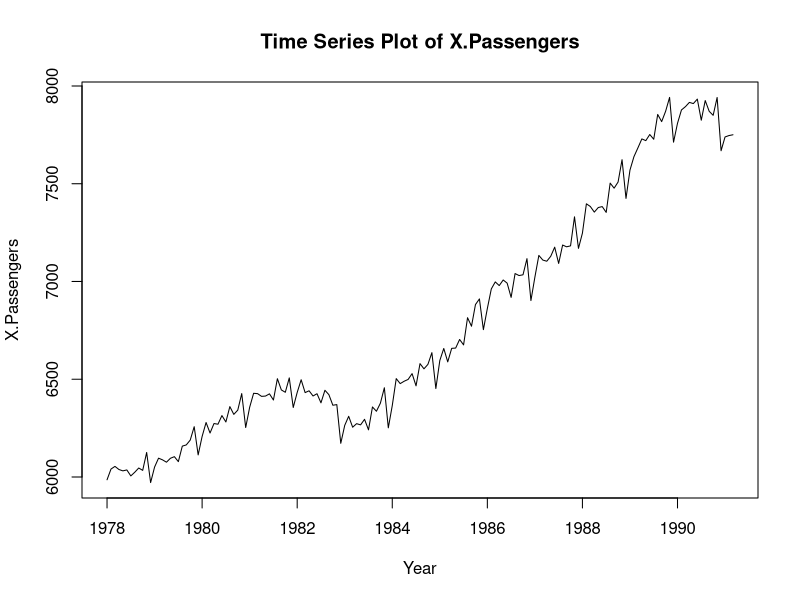
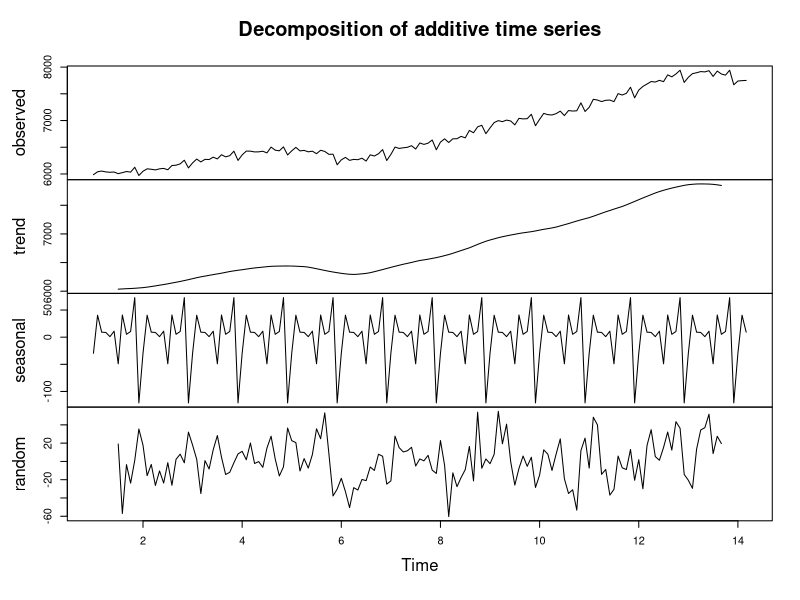
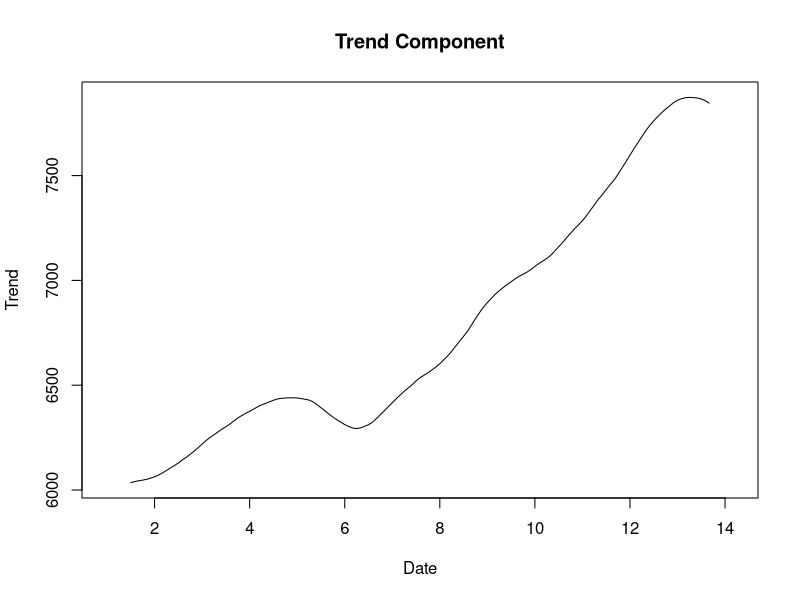
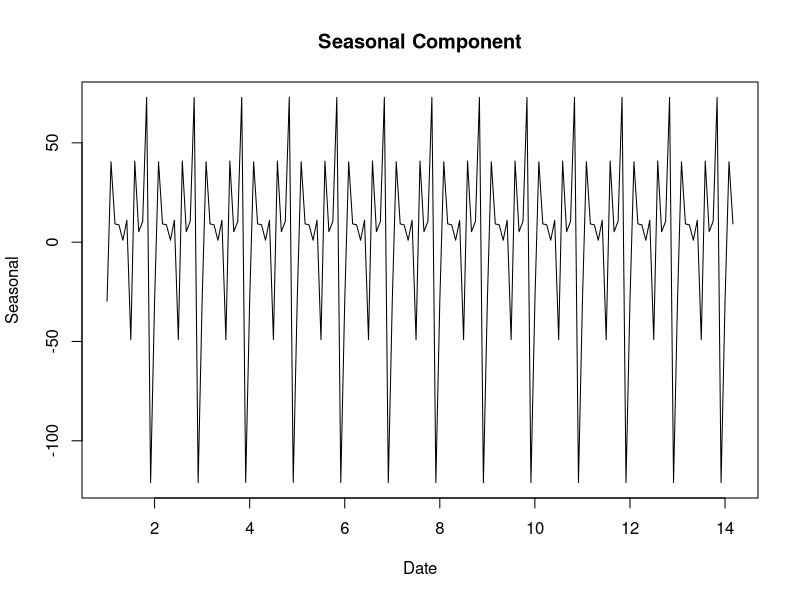
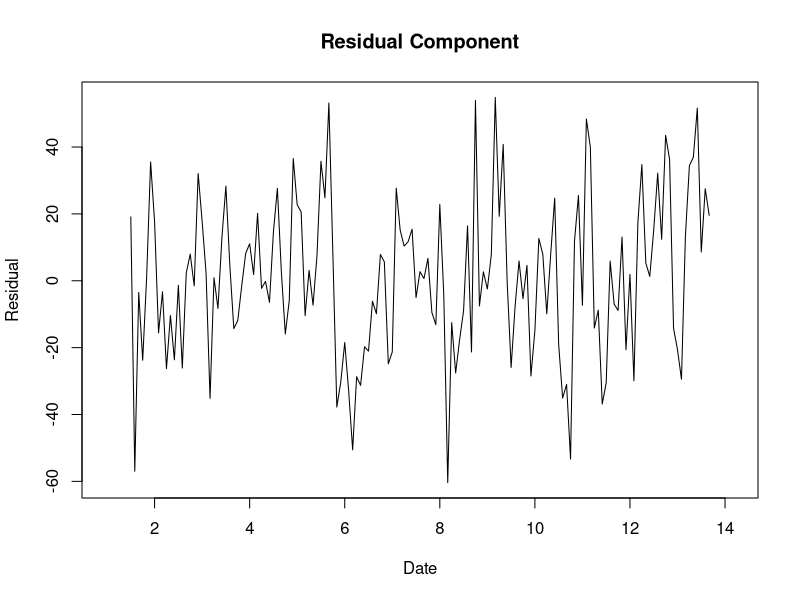
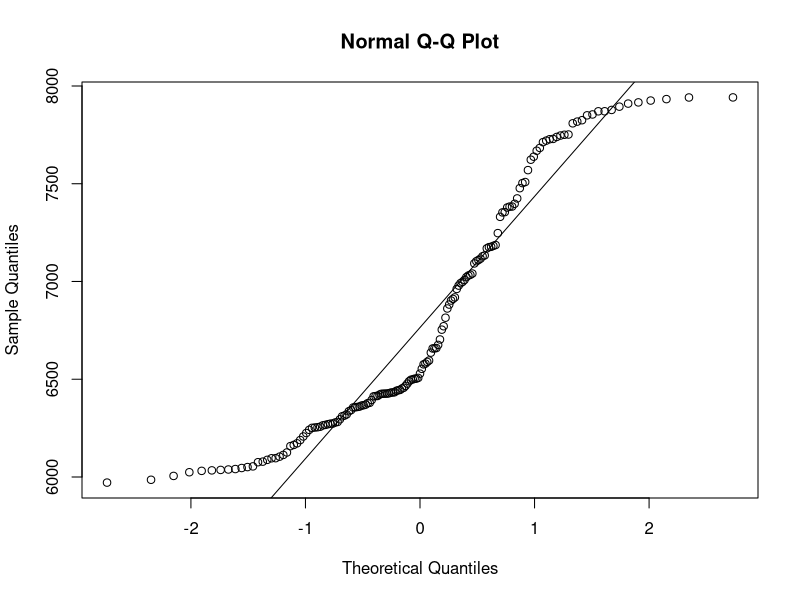
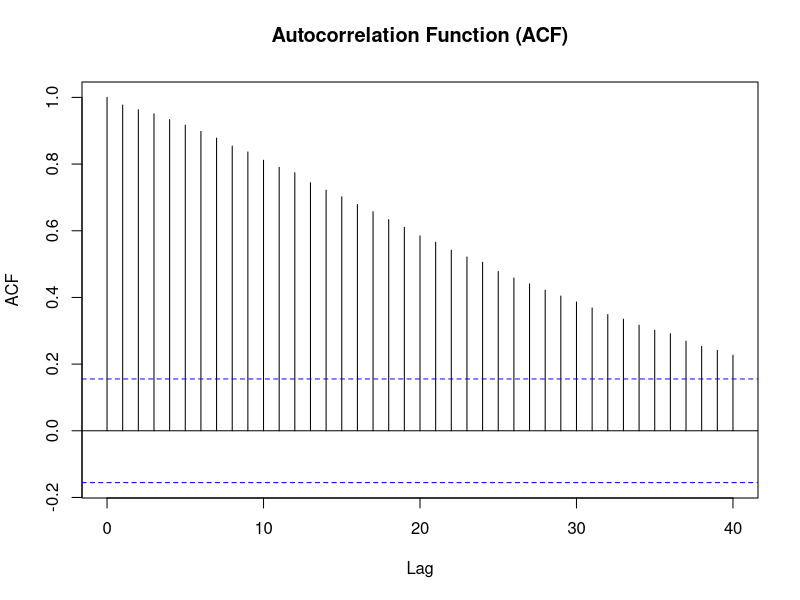
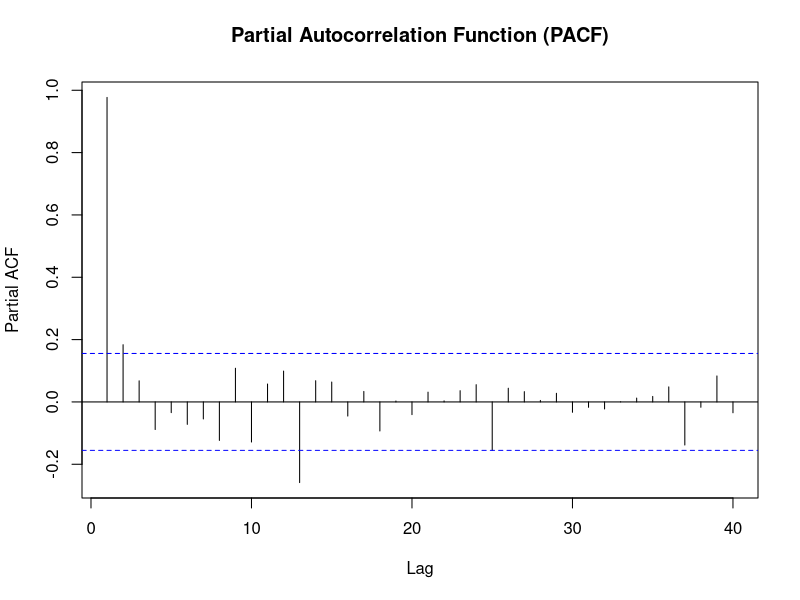

Reproduce these figures in R, in order. (Note: this script raises an error after producing the figures.)
#install library
install.packages("ggplot2")
install.packages("lubridate")
install.packages("forecast")
install.packages("ggfortify")
install.packages("tseries")
install.packages("e1071")
install.packages("MASS")
install.packages("lmtest")
install.packages("caTools")

# ------------------------------ Load necessary libraries ----------------------
library(ggplot2)
library(lubridate)
library(forecast)
library(ggfortify)
library(tseries)
library(e1071)
library(MASS)
library(lmtest)
library(caTools)

# ------------------------- Step 0: Import and Split Data ----------------------
## import the data set
data <- read.csv("aus_employment.csv",stringsAsFactors = FALSE)

### Data Understanding ###
ls() # Check my data frame name

str(data) # Check the structure

any(is.na(data)) # Check for missing values

## format the date
data$date <- as.Date(data$date, format = "%m/%d/%Y")

# Create a time series object
data_ts <- ts(data$people_employed, frequency = 12, start = c(1978, 1))

## look the first few rows
head(data_ts)

## Plot Time Series
plot(data_ts, main="Time Series Plot of X.Passengers",xlab="Year", ylab = "X.Passengers")

## Split the data into training and test sets
##### Use the train to do the model then the end use to compare
train <- window(data_ts, start = c(1978, 1), end = c(1988, 12)) # 80% for training
test <- window(data_ts, start = c(1989, 1), end = c(1991, 3)) # 20% for testing

# ------------------------- Step 1 : Visualize the Time Series -------------------------
## Perform seasonal decomposition
ts_data <- ts(data$people_employed, frequency = 12)  # Assuming monthly data (frequency = 12)
decomposition <- decompose(ts_data)
plot(decomposition) # Plot the decomposition components (trend, seasonal, and remainder)

## Visual Inspection of Trend Component
plot(decomposition$trend, main = "Trend Component", xlab = "Date", ylab = "Trend")

## Visual Inspection of Seasonal Component
#### Seasonal from the plot
plot(decomposition$seasonal, main = "Seasonal Component", xlab = "Date", ylab = "Seasonal")

## Visual Inspection of Residual Component
plot(decomposition$random, main = "Residual Component", xlab = "Date", ylab = "Residual")

# ------------------------- Step 2 : Transformations ---------------------------

## CHECK NEED TO DO TRANFORMATION OR NOT  
## check skewness first
skew <- skewness(data$people_employed)
print(skew)

## Q-Q plot closely follow the line of equality--> suggests that the dataset is approximately normally distributed
qqnorm(data$people_employed)
qqline(data$people_employed)

## Shapiro-Wilk test --> whether a dataset follows a normal distribution
shapiro.test(data$people_employed)

##### Output: W-statistic is close to 1, which suggests that the data is relatively close to a normal distribution.
##### p-value (p < 0.0001) --> does not follow a normal distribution --> need to do transformation

# ------------------------- Step 3: Check the stationary of series -------------------------
## Examine autocorrelation and partial autocorrelation to identify potential lag values for modeling
acf(data$people_employed, main = "Autocorrelation Function (ACF)", lag.max = 40)
pacf(data$people_employed, main = "Partial Autocorrelation Function (PACF)", lag.max = 40)

## Statistical Tests using adf --> result < 0.05 means stationary
adf.test(data$people_employed)

## examine relationships between values at different time points
lag.plot(data$people_employed, main = "Lag Plot") # using the original data

## Decompose again 
ts_data2 <- ts(data$people_employed, frequency = 12)  # Assuming monthly data (frequency = 12)
decomposition2 <- decompose(ts_data2)
plot(decomposition2) 

checktest <- kpss.test(train, null=c("Level","Trend"))
checktest	 

# Analysis for seasonal - - - - - - - - - - - - - - - - - - - - - - - - - 
summary(decomposition2$seasonal)

## Plot the autocorrelation function (ACF) of the seasonal component
acf(decomposition2$seasonal, main = "ACF of Seasonal Component")

## Plot the partial autocorrelation function (PACF) of the seasonal component
pacf(decomposition2$seasonal, main = "PACF of Seasonal Component")

# Analysis for trend - - - - - - - - - - - - -  - - - - - - - - - - - - 
summary(decomposition2$trend)

## check got missing value or not
any(is.na(decomposition2$trend))

## remove missing value
decomposition2$trend <- na.omit(decomposition2$trend)

## Plot the autocorrelation function- ACF & PACF of the trend component
acf(decomposition2$trend, main = "ACF of Trend Component")
pacf(decomposition2$trend, main = "PACF of Trend Component")

# Analysis for Residual - - - - - - - - - - - - -  - - - - - - - - - - - -
summary(decomposition2$random)

any(is.na(decomposition2$random))
decomposition2$random <- na.omit(decomposition2$random)

## Plot the autocorrelation function- ACF & PACF of the residual component
acf(decomposition2$random, main = "ACF of Residual Component")
pacf(decomposition2$random, main = "PACF of Residual Component")

print(decomposition2)

acf(data$people_employed, main = "Autocorrelation Function (ACF)")
pacf(data$people_employed, main = "Autocorrelation Function (PACF)")

# ------------------------- Step 4 : Find Optimal Parameters -------------------------
## Check the Seasonal then do the First(Seasonal) Differencing
plot(train)
acf(train, lag.max = 40)
pacf(train, lag.max = 40)
checkresiduals(train, lag=24)

adf.test(data_ts)
# use the original data
ndiffs(data_ts)
nsdiffs(data_ts)

#seasonal differencing
z <- ts(diff(data_ts, lag=12))
ts.plot(z, gpars = list(main="First(seasonal) Differences"))
acf(z, main="z", lag.max = 40)
pacf(z, main="z", lag.max = 40)

ndiffs(z)
adf.test(z)

# non seasonal 
z2 <- ts(diff(z))
ts.plot(z2, gpars = list(main="Second(non seasonal) Differences"))
acf(z2, main="z2", lag.max = 40)
pacf(z2, main="z2", lag.max = 40)
ndiffs(z2)
adf.test(z2)


checkresiduals(z, lag=24)


##Guess Arima(p,d,q)(P,D,Q)
##### (p,d,q) --> non seasonal part of model ; d = 0
##### (P,D,Q) --> seasonal part of model ; D = 1
##### p is for AR model --> see PACF; q is for MA model --> see ACF
# lets see the PACF 
# arima(1,0,0)(1, 0, 0)[12]
fit <- arima(x=train, order=c(1,1,0), seasonal = list(order = c(0,1,0), period=12))
fit
summary(fit)

## Diagnostic checking 
## Check Residuals
checkresiduals(fit, lag = 24)

## Identification revisited
# auto arima --> ARIMA(1,1,2)(0,1,1)[12]
fit2<- auto.arima(train, ic="aic", trace = TRUE)
summary(fit2)
auto.arima(train, ic="aic", trace=TRUE)
checkresiduals(fit2, lag=24)

accuracy(fit)
accuracy(fit2)		 


coeftest(fit2)

## Generate forecasts for the next 108 months
forecast_values <- forecast(fit2, h = 84)
print(forecast_values)


## plot the graph out
pdf("larger_plot.pdf", width = 10, height = 6)
plot(forecast_values, main = "ARIMA Forecast", xlab = "Date", ylab = "IPG3113N")
dev.off()

## Holt-Winter Model
## Additive Holt-winters Method 
# Fit the additive Holt-Winters model to the training data
additive_model <- hw(train, seasonal = "additive")

# Forecast the time series for the testing period
additive_forecast <- predict(additive_model, 3)

# Print the forecast
print(additive_forecast)

## Multiplicative Holt-Winters Method
# Fit the multiplicative Holt-Winters model to the training data
multiplicative_model <- hw(train, seasonal = "multiplicative")

# Forecast the time series for the testing period
multiplicative_forecast <- predict(multiplicative_model, 12)

# Print the forecast
print(multiplicative_forecast)

##### Holt-Winters exponential smoothing with trend and multiplicative seasonal component.


#ets
fit4 <- ets(train)
fit4
summary(fit4)
autoplot(fit4)
coef(fit4)
accuracy(fit4)
cbind('Residuals' = residuals(fit4),
      'Forecast errors' = residuals(fit4,type='response')) %>%
  autoplot(facet=TRUE) + xlab("Year") + ylab("")

forecast_values2 <- forecast(fit4, h = 84)
print(forecast_values2)
plot(forecast_values2)

# ------------------------- Step 5 : Diagnostic Checking (Randomness) -------------------------
## Check the Holt-Winter Method residuals
residuals <- checkresiduals(additive_model)
residuals2 <- checkresiduals(multiplicative_model)
residuals3 <- checkresiduals(fit4)



## Convert the residuals object to a numeric vector
numeric_residuals <- as.numeric(residuals)
numeric_residuals2 <- as.numeric(residuals2)

## Perform the Box-Pierce test
bp.test <- Box.test(numeric_residuals, lag = 12)
bp.test2 <- Box.test(numeric_residuals2, lag = 12)

## Print the results of the Box-Pierce test
print(bp.test)
print(bp.test2)

## Perform the Ljung-Box test (same as Box-Pierce test)
ljung_box_test <- Box.test(numeric_residuals, lag = 12, type = "Ljung")
ljung_box_test2 <- Box.test(numeric_residuals2, lag = 12, type = "Ljung")

## Print the results of the Ljung-Box test
print(ljung_box_test)
print(ljung_box_test2)

# ---Step 7 : Consider Alternative Model, Compare and Determine the Best Model ---
## helps to find the most suitable ARIMA model for the data
fit3 <- auto.arima(candy_data)
summary(fit2)
summary(fit4)
forecast(fit4)
auto.arima(data, ic="aic", trace=TRUE)


# ----------------- Step 8(a) : Form Equation for the Best Model -----------------



# ----------------- Step 8(b) : Estimate the model's coefficients -----------------


# ------------------------- Step 9 : Forecasting -------------------------


# ------------------------- Step 10 : Evaluate Model -------------------------
